Frame 1 (no input): blank canvas, image omitted
Frame 60 (no input): blank canvas, image omitted
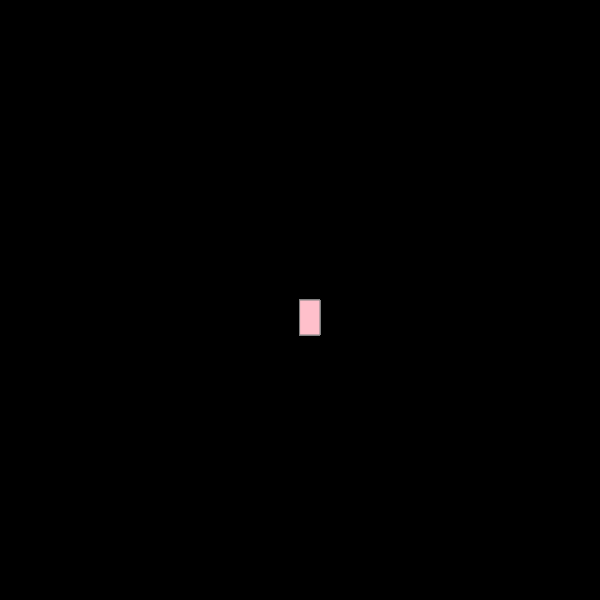
Frame 120 (the mouse pressed at the canvas centre since frame 60)

The p5.js sketch whose frames 1 and 60 were blank and that drew this single picture after the mouse press (run headless with seeded random() and noise() and a simulated clock; from frame 60 on, the mouse is pressed at the canvas centre):

// p5.js sketch
// ── sketch.js
function setup() {
    createCanvas(600, 600);
    background("black");
  }
  
  function draw() {
    stroke("grey");
    fill("pink");
    
    if(mouseIsPressed){
      rect(mouseX, mouseY, 20, 35);
    }
    
  }
